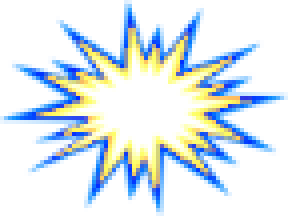
#> input picture utilities/stardust_missile.png, 72 x 54 px (shown 4 times larger)
$ python rotateit.py
#> lines starting #> are read from the running program, lines starting #| are printed output that depends on the picture
from PIL import Image

fname = "stardust_missile"

im = Image.open(fname + ".png")
#> im is the input picture: PIL image 72x54 RGBA; mean R, G, B, A 60.9, 87.7, 108.2, 94.1

# im.thumbnail( (96,96) )
for idx, angle in enumerate(range(0,180,9*2)):
    print(idx,angle)
    t = im.rotate(angle)
    t.save("../images/explosion/{}_{:02d}.png".format(fname,idx),"png")
#> this loop made 10 passes
#> pass 2, `t = im.rotate(angle)`:
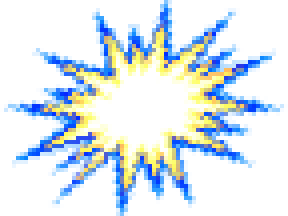
#> t: PIL image 72x54 RGBA (shown 4 times larger); mean R, G, B, A 60.7, 87, 107.8, 94.3; transparent parts drawn white
#> pass 3, `t = im.rotate(angle)`:
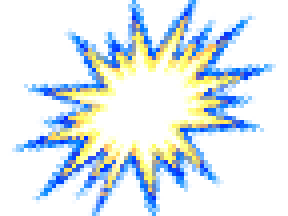
#> t: PIL image 72x54 RGBA (shown 4 times larger); mean R, G, B, A 61, 86.3, 105.6, 94.1; transparent parts drawn white
#> after the loop:
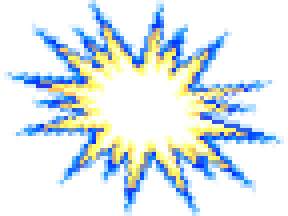
#> t: PIL image 72x54 RGBA (shown 4 times larger); mean R, G, B, A 60.9, 87.8, 108.3, 94.2; transparent parts drawn white
